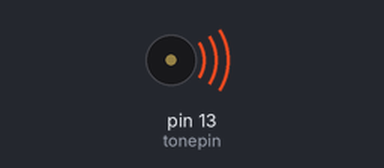
Recording of a sketch running on a simulated Arduino Uno, built with avr-gcc and run on an emulated ATmega328P. Shown: buzzer (waves = sounding).

Above: at 0.1 s.
Timing chart, 0 to 40.0 s (numbered marks = the images above):
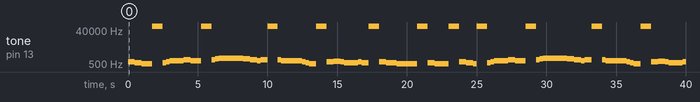

The sketch:

beyond.ino
```cpp
#define D0 -1
#define D1 262
#define D2 293
#define D3 329
#define D4 349
#define D5 392
#define D6 440
#define D7 494

#define M1 523
#define M2 586
#define M3 658
#define M4 697
#define M5 783
#define M6 879
#define M7 987

#define H1 1045
#define H2 1171
#define H3 1316
#define H4 1393
#define H5 1563
#define H6 1755
#define H7 1971
//列出全部D调的频率
#define WHOLE 1
#define HALF 0.5
#define QUARTER 0.25
#define EIGHTH 0.25
#define SIXTEENTH 0.625
//列出所有节拍
int tune[]=        //根据简谱列出各频率
{
  M3,M2,M1,D0,
  M2,M3,M5,M5,M5,M6,M5,D0,
  M6,M7,H1,H1,H1,H1,H1,M7,M6,M5,M6,D0,
  M6,M5,M5,M5,M3,M2,M1,D0,
  M3,M4,M3,M2,M2,M3,M2,D0,
  M3,M2,M2,M1,M1,M1,M1,D0,
  M2,M1,M1,D0,

  M3,M2,M1,D0,
  M2,M3,M5,M5,M5,M6,M5,D0,
  M6,M7,H1,H1,H1,H1,H1,M7,M6,M5,M6,D0,
  M6,M5,M5,M5,M3,M2,M1,D0,
  M3,M4,M3,M2,M2,M3,M2,D0,
  M3,M2,M2,M1,M1,M1,M1,D0,
  M2,M1,M1,D0,

  M6,M7,H1,H1,H1,H1,M7,M6,M5,M5,D0,
  M5,M3,M2,M1,D0,
  H1,H1,H1,H1,H2,H2,H1,H2,H3,D0,

  H1,H1,H1,H1,H1,H2, D0,
  M5,H3,H2,H1,D0,
  H1,H1,H1,H1,H2,H2,H2,H1,M7,H1,D0,


};
float durt[]=       //根据简谱列出各节拍
{
  1,1,1+0.5,1+0.5,
  0.5,0.5,1,0.5,0.5,1,1+0.5,1+0.5,
  0.5,0.5,1,0.5,1,0.5,0.5,1,1,0.5,1,1+0.5,
  0.5,0.5,1+0.5,1,0.5,0.5,1,1+0.5,
  1,1,0.5,1,1,0.5,1,1+0.5,
  1,0.5,1,0.5,1,0.5,1,1+0.5,
  1,1,1,1+0.5,

  1,1,0.5,1+0.5,
  0.5,0.5,1,0.5,0.5,1,1+0.5,1+0.5,
  0.5,0.5,1,0.5,1,0.5,0.5,1,1,0.5,1,1+0.5,
  0.5,0.5,1+0.5,1,0.5,0.5,1,1+0.5,
  1,1,0.5,1,1,0.5,1,1+0.5,
  1,0.5,1,0.5,1,0.5,1,1+0.5,
  1,1,1,1+0.5,

  0.5,0.5,1,1,0.5,1,1,0.5,1,0.5,0.5,
  1,1,0.5,1,1+0.5,
  0.5,1,0.5,0.5,0.5,1,0.5,1,1+0.5,1,

  0.5,0.5,1,0.5,1,1,1,
  1,1+0.5,1+0.5,1+0.5,1,
  0.5,1,0.5,1,1,1,0.5,0.5,1,1,1,
};
int length;
int tonepin=13;
void setup()
{
  pinMode(tonepin,OUTPUT);
  length=sizeof(tune)/sizeof(tune[0]);   //计算长度
}
void loop()
{
  for(int x=0;x<length;x++)
  {
    tone(tonepin,tune[x]);
    delay(500*durt[x]);   //这里用来根据节拍调节延时，500这个指数可以自己调整，在该音乐中，我发现用500比较合适。
    noTone(tonepin);
  }
  delay(2000);
}
```

Measured:
- by itself, tone on pin 13 (tonepin): plays 658 Hz for 0.50 s, 586 Hz for 0.50 s, 523 Hz for 0.75 s, 65535 Hz for 0.75 s, 586 Hz for 0.25 s, 658 Hz for 0.25 s … (67 notes in this stretch)
